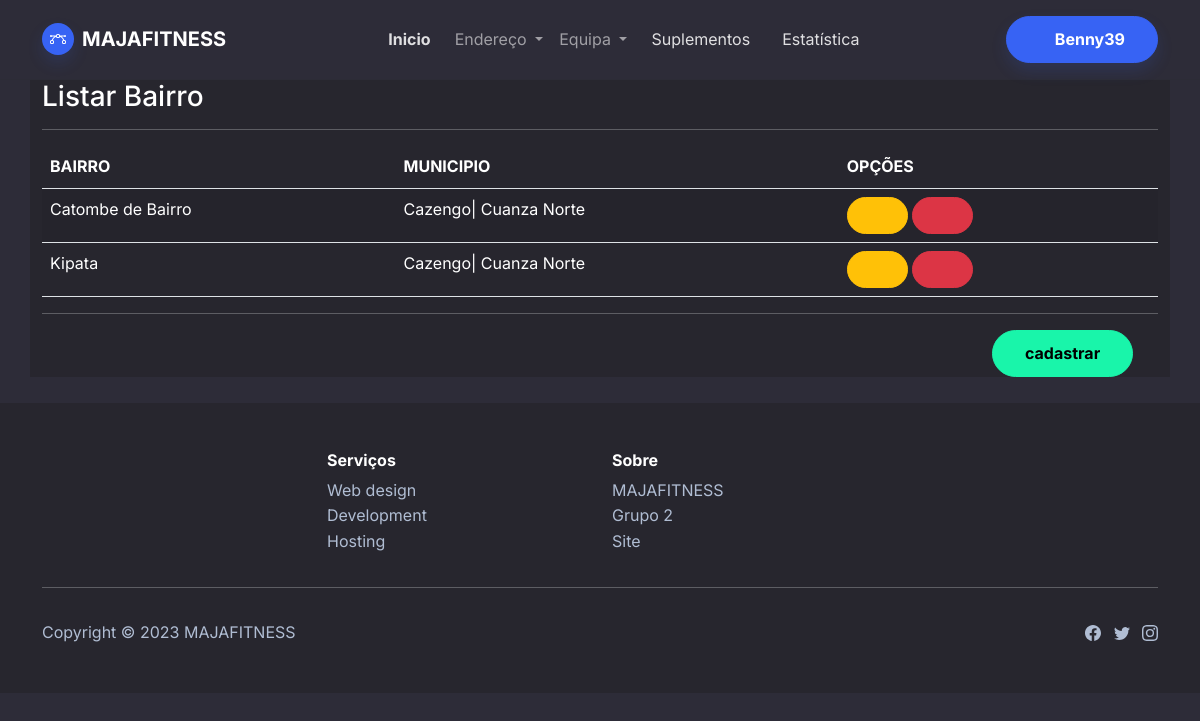
The app's page /listar/bairro (signed in), older data.
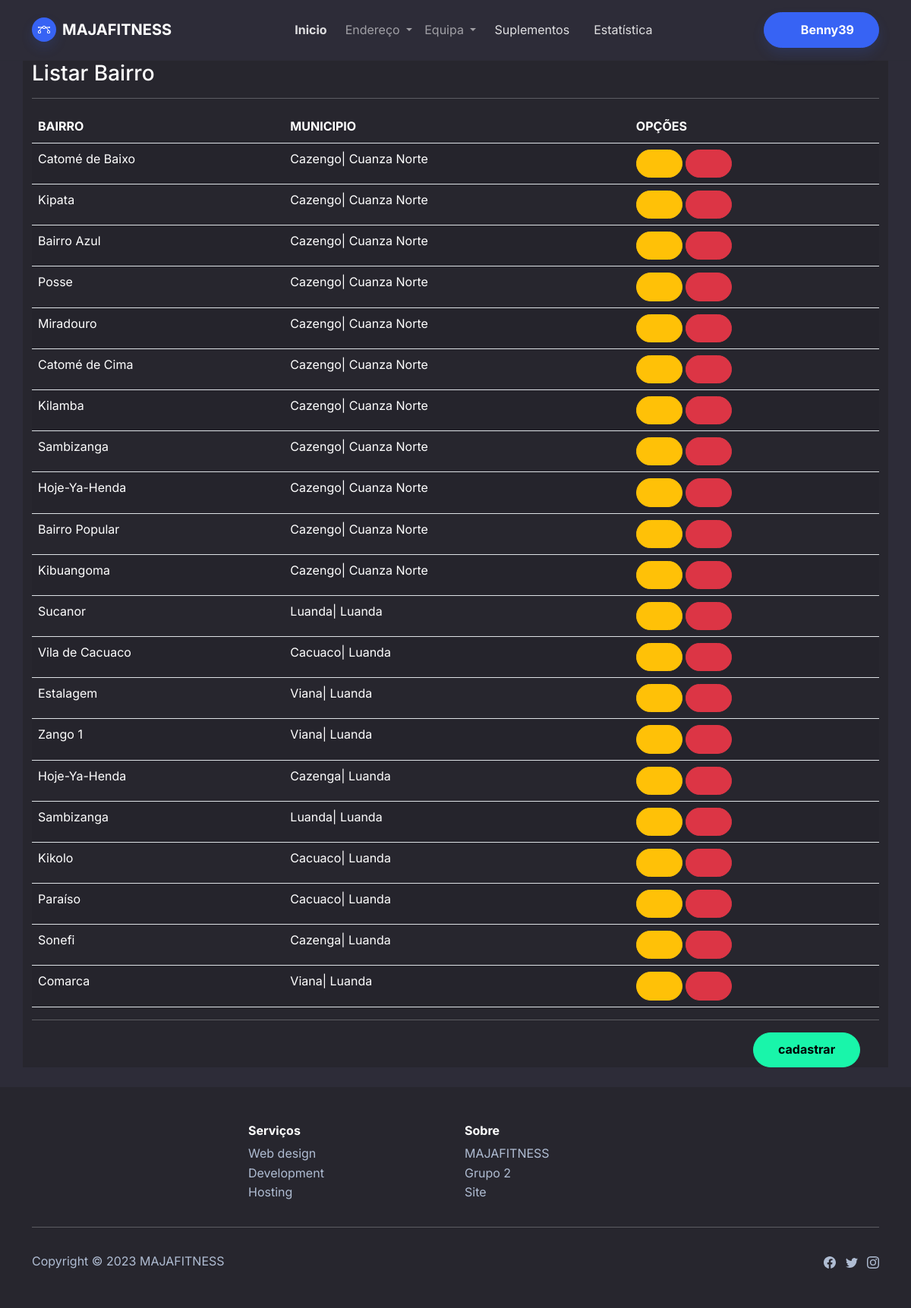
The same page, newer data.
### cadastros/models.py (models this page shows, shortened)
class Bairro(models.Model):
    nome = models.CharField(max_length=100)
    municipio = models.ForeignKey(Municipio, on_delete = models.PROTECT, verbose_name="Município")

class Municipio(models.Model):
    nome = models.CharField(max_length=100)
    provincia = models.ForeignKey(Provincia, on_delete = models.PROTECT, verbose_name="Província")
    def __str__(self):
        return f"{self.nome}| {self.provincia}"

class Provincia(models.Model):
    nome = models.CharField(max_length=100, unique=True)
    def __str__(self):
        return f"{self.nome}"

### cadastros/views.py (the view)
# urls.py: path("listar/bairro", BairroListar.as_view(), name="listar-bairro"),
class BairroListar(GroupRequiredMixin, LoginRequiredMixin, ListView):
    model = Bairro
    template_name="listarBairro.html"
    group_required = u"admin"
    def get_context_data(self, *args, **kwargs):
        context = super().get_context_data(*args, **kwargs)
        context["titulo"] = "Listar Bairro"
        return context

### cadastros/templates/listarBairro.html (shortened to what this page needs)
{% extends 'index.html' %}
{% load static %}
{% load crispy_forms_tags %}
{% block conteudo %}
<div class="container bg-dark">
    <h3 class="title">{{ titulo }}</h3>
    <hr>
        <table class="table table-striped table-hover table-condesed" id="tabela">
            <thead>
                <tr>
                    <th>BAIRRO</th>
                    <th>MUNICIPIO</th>
                    <th>OPÇÕES</th>
                </tr>
            </thead>
            <tbody>
                {% for Bairro in object_list %}
                <tr>
                    <td>{{ Bairro.nome }}</td>
                    <td>{{ Bairro.municipio }}</td>
                    <td>
                        <a href="{% url 'editar-bairro' Bairro.pk %}" class="btn btn-warning btn-sm" data-toggle="tooltip" title="Editar">
                            <i class="fa fa-edit"></i>
                        </a>
                        <a href="{% url 'excluir-bairro' Bairro.pk %}" class="btn btn-danger btn-sm" data-toggle="tooltip" title="Excluir">
                            <i class="fa fa-trash"></i>
                        </a>
                    </td>
                </tr>
                {% empty %}
                <tr>
                    <td>
                        Sem conteúdo.
                    </td>
                </tr>
                {% endfor %}
            </tbody>
        </table>
        <hr>
        <div class="row">
            <div class="col-md-4">
            </div>
            <div class="col-md-6">
            </div>
            <div class="col-md-2">
                <a href="{% url 'cadastrar-bairro' %}" type="button" class="btn btn-success">
                    cadastrar
                </a>
            </div>
        </div>
</div>
<br>
{% endblock %}

### paginas/templates/index.html (shortened to what this page needs)
{% load static %}
<!DOCTYPE html>
<html lang="pt-br">
<head>
    <link rel="stylesheet" href="{% static 'assets/bootstrap/css/bootstrap.min.css' %}">
    <link rel="stylesheet" href="{% static 'fontawesome/css/all.css' %}">
    <link rel="stylesheet" href="{% static 'DataTables/datatables.min.css' %}">
    <link rel="stylesheet" href="{% static 'estilo.css' %}">
</head>
<body style="/*background: url(&quot;design.jpg&quot;);*/background-position: 0 -60px;">
{% block nav %}
{% if request.user.is_authenticated %}
    <nav class="navbar navbar-dark navbar-expand-md sticky-top navbar-shrink py-3" id="mainNav">
        <div class="container"><a class="navbar-brand d-flex align-items-center" href="/"><span class="bs-icon-sm bs-icon-circle bs-icon-primary shadow d-flex justify-content-center align-items-center me-2 bs-icon">
                    </span><span>MAJAFITNESS</span></a>
            <div class="collapse navbar-collapse" id="navcol-1">
                <ul class="navbar-nav mx-auto">
                    <li class="nav-item"><a class="nav-link active" href="{% url 'index' %}">Inicio</a></li>
                    <div class="dropdown">
                        <li class="nav-item" href="#" data-bs-toggle="dropdown">
                            <a href="#" class="nav-link dropdown-toggle">
                                 Endereço
                            </a>
                        </li>
                    </div>
                    <div class="dropdown">
                        <li class="nav-item" href="#" data-bs-toggle="dropdown">
                            <a href="#" class="nav-link dropdown-toggle">
                                 Equipa
                            </a>
                        </li>
                    </div>
                    <li class="nav-item"><a class="nav-link" href="{% url 'suplemento' %}">Suplementos</a></li>
                    <li class="nav-item"><a class="nav-link" href="{% url 'estatistica' %}">Estatística</a></li>
                </ul><a class="btn btn-primary shadow" role="button" href="{% url 'logout' %}"><i class="fa fa-user"></i> {{ request.user }}</a>
            </div>
        </div>
    </nav>
{% endif %}
{% endblock %}
{% block conteudo %}{% endblock %}
{% block footer %}
    <footer class="bg-dark">
        <div class="container py-4 py-lg-5">
            <div class="row justify-content-center">
                <div class="col-sm-4 col-md-3 text-center text-lg-start d-flex flex-column item">
                    <h3 class="fs-6 fw-bold">Serviços</h3>
                    <ul class="list-unstyled">
                        <li><a href="#">Web design</a></li>
                        <li><a href="#">Development</a></li>
                        <li><a href="#">Hosting</a></li>
                    </ul>
                </div>
                <div class="col-sm-4 col-md-3 text-center text-lg-start d-flex flex-column item">
                    <h3 class="fs-6 fw-bold">Sobre</h3>
                    <ul class="list-unstyled">
                        <li><a href="#">MAJAFITNESS</a></li>
                        <li><a href="#">Grupo 2</a></li>
                        <li><a href="#">Site</a></li>
                    </ul>
                </div>
            </div>
            <hr>
            <div class="text-muted d-flex justify-content-between align-items-center pt-3">
                <p class="mb-0">Copyright © 2023 MAJAFITNESS</p>
                <ul class="list-inline mb-0">
                    <li class="list-inline-item"></li>
                    <li class="list-inline-item"></li>
                    <li class="list-inline-item"></li>
                </ul>
            </div>
        </div>
    </footer>
{% endblock %}
</body>
</html>

Row changes from the older to the newer data that the page shows:
changed Bairro: nome "Catombe de Bairro" → "Catomé de Baixo"
added Bairro: nome "Bairro Azul", municipio "Cazengo| Cuanza Norte"
added Bairro: nome "Posse", municipio "Cazengo| Cuanza Norte"
added Bairro: nome "Miradouro", municipio "Cazengo| Cuanza Norte"
added Bairro: nome "Catomé de Cima", municipio "Cazengo| Cuanza Norte"
added Bairro: nome "Kilamba", municipio "Cazengo| Cuanza Norte"
added Bairro: nome "Sambizanga", municipio "Cazengo| Cuanza Norte"
added Bairro: nome "Hoje-Ya-Henda", municipio "Cazengo| Cuanza Norte"
added Bairro: nome "Bairro Popular", municipio "Cazengo| Cuanza Norte"
added Bairro: nome "Kibuangoma", municipio "Cazengo| Cuanza Norte"
added Bairro: nome "Sucanor", municipio "Luanda| Luanda"
added Bairro: nome "Vila de Cacuaco", municipio "Cacuaco| Luanda"
added Bairro: nome "Estalagem", municipio "Viana| Luanda"
added Bairro: nome "Zango 1", municipio "Viana| Luanda"
added Bairro: nome "Hoje-Ya-Henda", municipio "Cazenga| Luanda"
added Bairro: nome "Sambizanga", municipio "Luanda| Luanda"
added Bairro: nome "Kikolo", municipio "Cacuaco| Luanda"
added Bairro: nome "Paraíso", municipio "Cacuaco| Luanda"
added Bairro: nome "Sonefi", municipio "Cazenga| Luanda"
added Bairro: nome "Comarca", municipio "Viana| Luanda"
